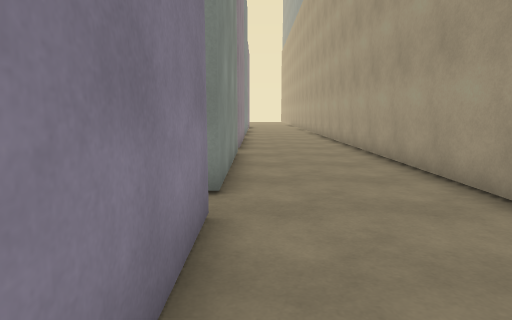
View 1 (above)

20 first-person views from a walk through a 3-D level made in the Unity game engine. The camera is 1.3 m above the floor, tilts 8° down and sees 75° across. The floor is counted in squares, 1 m on a side. Each view is taken from the middle of a square. On the plan, view 1 faces up. The plan holds only what a view shows up to about 14 squares ahead; the rest is blank. The place goes on beyond the plan. The player character is not drawn. Surface patterns are stand-ins for the level's own textures.

View 2
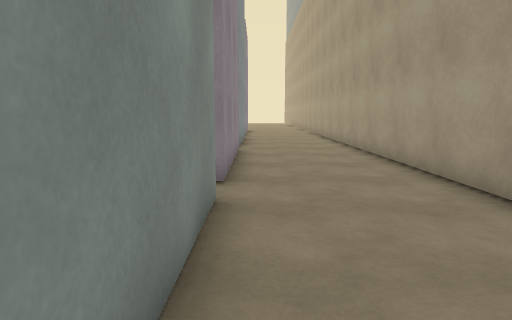

View 3
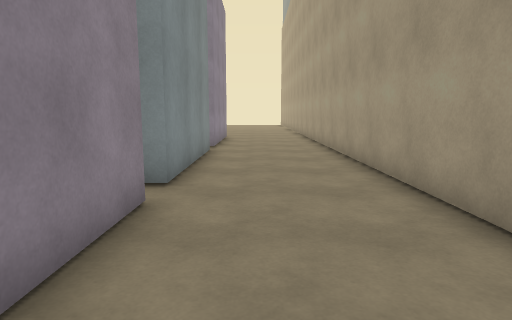

View 4
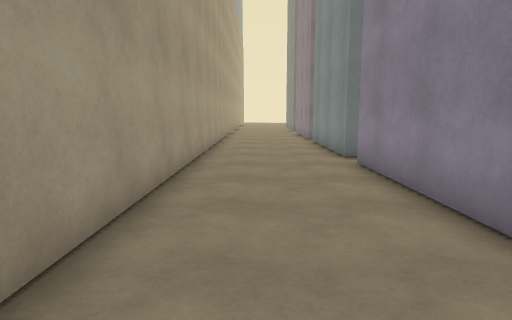

View 5
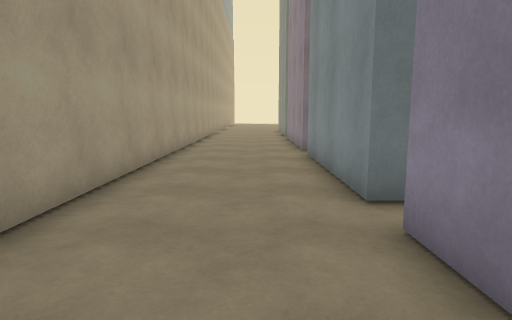

View 6
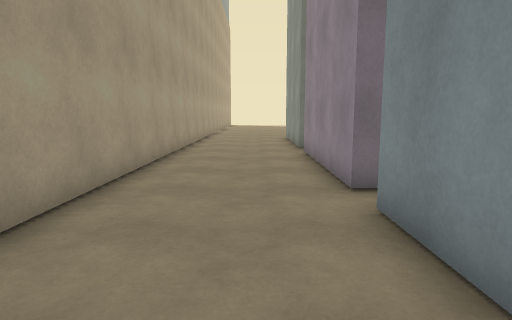

View 7
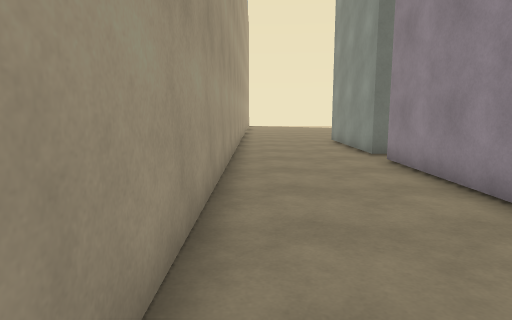

View 8
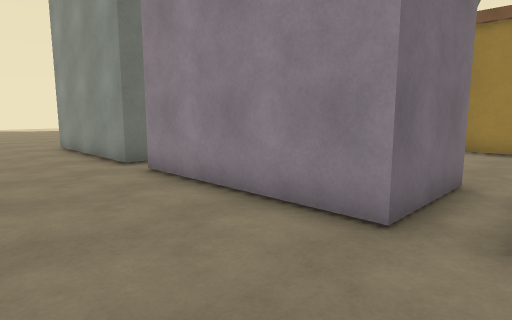

View 9
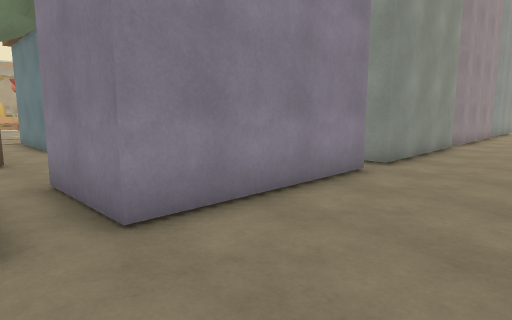

View 10
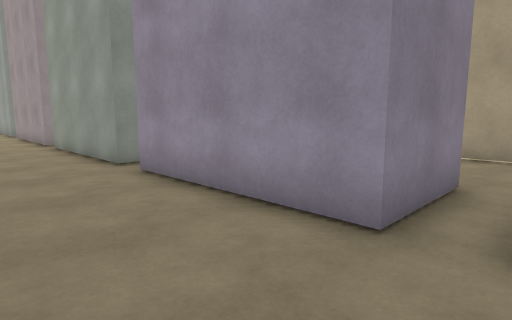

View 11
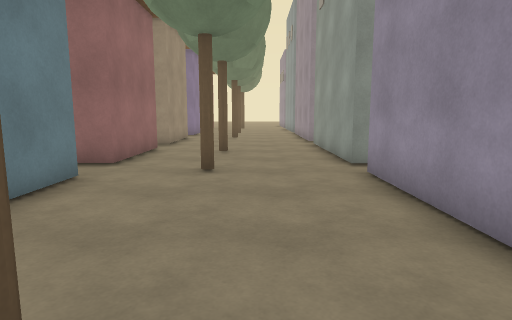

View 12
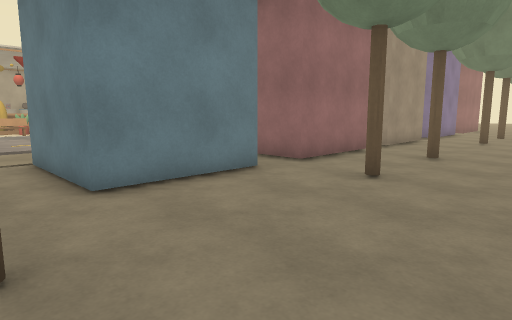

View 13
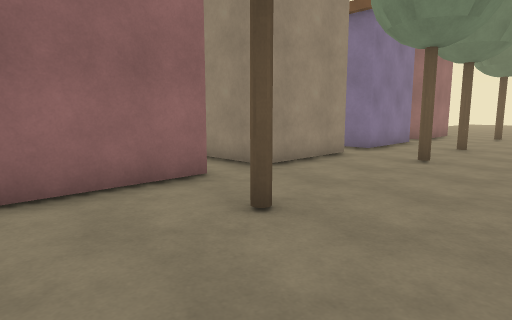

View 14
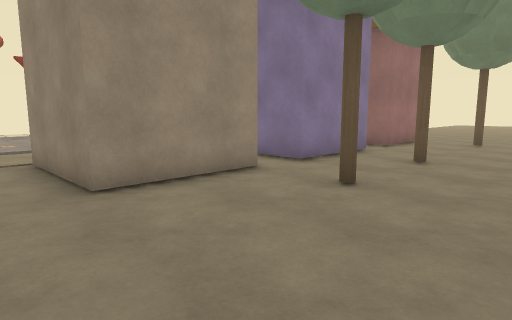

View 15
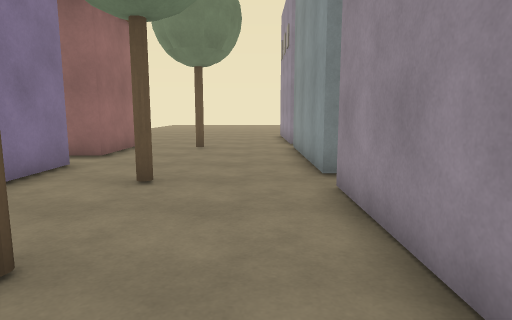

View 16
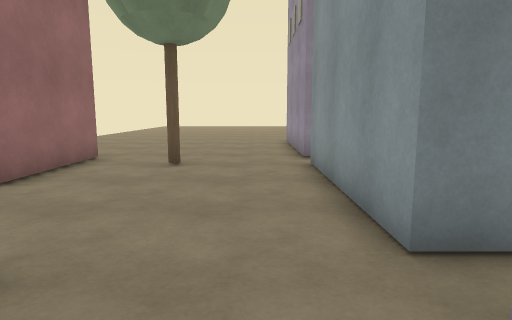

View 17
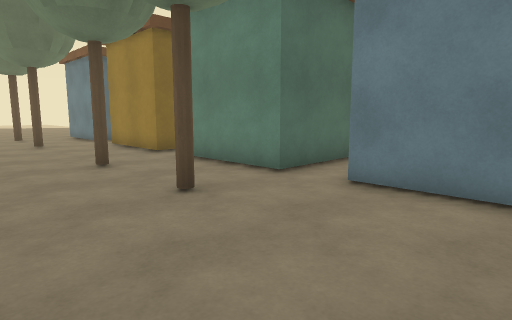

View 18
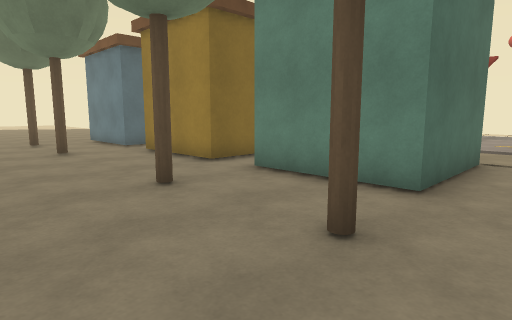

View 19
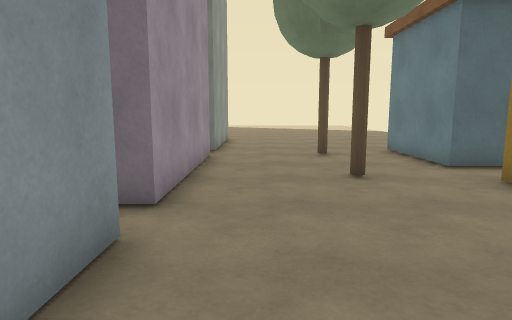

View 20
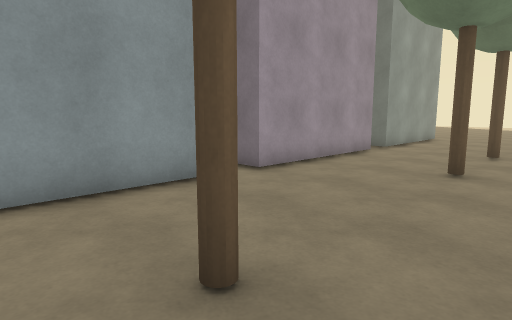

### Floor plan
Points are (right, up) in squares from view 1. A wall is a line through its corners. A room is listed if a view was taken in it or the views show most of it. See-through windows are left out.
Room 1 (views 1, 2, 3, 4, 5, 6, 7, 8, 9)
walls: (-0.6, 4.1) (-0.6, -1.5) (-3.6, -1.5); (-0.6, 11) (-0.6, 5.3); (-1.2, -2.7) (-0.6, -2.7) (-0.6, -8.4); (-0.6, 17.8) (-0.6, 12.1); (-3.6, -9.5) (-0.6, -9.5) (-0.6, -15.1); (-0.6, 24.5) (-0.6, 18.9); (-0.6, -16.3) (-0.6, -17.5); (-0.6, 27) (-0.6, 25.6); (3.7, -17.5) (3.7, 27.1)
ways out: opening at (-3, -9) to room 2; opening at (-3, -2) to room 2
Room 2 (views 10, 11, 12, 13, 14, 15, 16, 17, 18, 19, 20)
walls: (-9.6, 3.8) (-9.6, -0.1) (-13.6, -0.1); (-3.6, 5.3) (-3.6, 11); (-9.6, 9.2) (-9.6, 5.3); (-3.6, -1.5) (-3.6, 4.1); (-3.6, 12) (-3.6, 17.8); (-13.6, -1.8) (-9.6, -1.8) (-9.6, -5.6); (-9.6, 14.8) (-9.6, 10.9) (-13.6, 10.9); (-9.6, -7.3) (-9.6, -11.2); (-3.6, -8.4) (-3.6, -4.6); (-3.6, 18.9) (-3.6, 24.5); (-9.6, 20.2) (-9.6, 16.4); (-11, -12.8) (-9.6, -12.8) (-9.6, -16.8); (-3.6, -15.1) (-3.6, -9.5); (-3.6, 25.6) (-3.6, 27.5); (-9.6, 25.8) (-9.6, 21.9) (-10.6, 21.9); (-3.6, -17.5) (-3.6, -16.3)
ways out: opening at (-3, -9) to room 1; opening at (-3, -2) to room 1; opening at (-13, -1); opening at (-13, 10)
objects: other object (-7, -16) to (-7, -15); other object (-7, -12); other object (-7, -6) to (-7, -5); other object (-7, -2); other object (-7, 4) to (-7, 5); other object (-7, 8); other object (-7, 14) to (-7, 15); other object (-7, 18); other object (-7, 24) to (-7, 25)

Where each view was taken, in squares from view 1:
view 1: 0 up, 0 right, facing up
view 2: 6 up, 0 right, facing up
view 3: 13 up, 1 right, facing up
view 4: 7 up, 2 right, facing down
view 5: 2 up, 1 right, facing down
view 6: 4 down, 1 right, facing down
view 7: 6 down, 3 right, facing down
view 8: 8 down, 3 right, facing down-left
view 9: 3 down, 3 right, facing up-left
view 10: 3 down, 7 left, facing up-right
view 11: 3 down, 6 left, facing up
view 12: 2 down, 4 left, facing up-left
view 13: 5 up, 4 left, facing up-left
view 14: 9 up, 4 left, facing up-left
view 15: 12 up, 5 left, facing up
view 16: 16 up, 5 left, facing up
view 17: 3 up, 4 left, facing down-left
view 18: 0 up, 4 left, facing down-left
view 19: 5 down, 5 left, facing down
view 20: 4 down, 9 left, facing down-right
